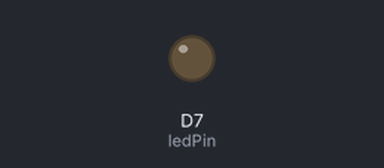
Recording of a sketch running on a simulated ESP8266 (NodeMCU). Shown: output pins drawn as LEDs (lit = HIGH).

Above: at 0.15 s.
At 32.59 s:
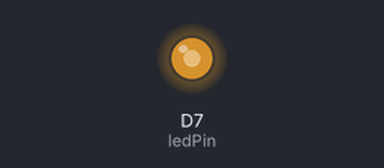
Timing chart, 0 to 32.5 s (numbered marks = the images above):
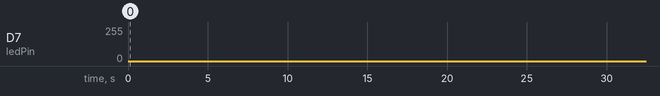

The sketch:

basics.ino
```cpp
const int ledPin = D7;

void setup() {
  pinMode(ledPin, OUTPUT);
}

void loop() {
  for (int i = 0; i < 1024; i++) {
    analogWrite(ledPin, i);
    delay(1);
  }
  for (int i = 1024; i > 0; i--) {
    analogWrite(ledPin, i);
    delay(1);
  }
  delay(10);
}
```
